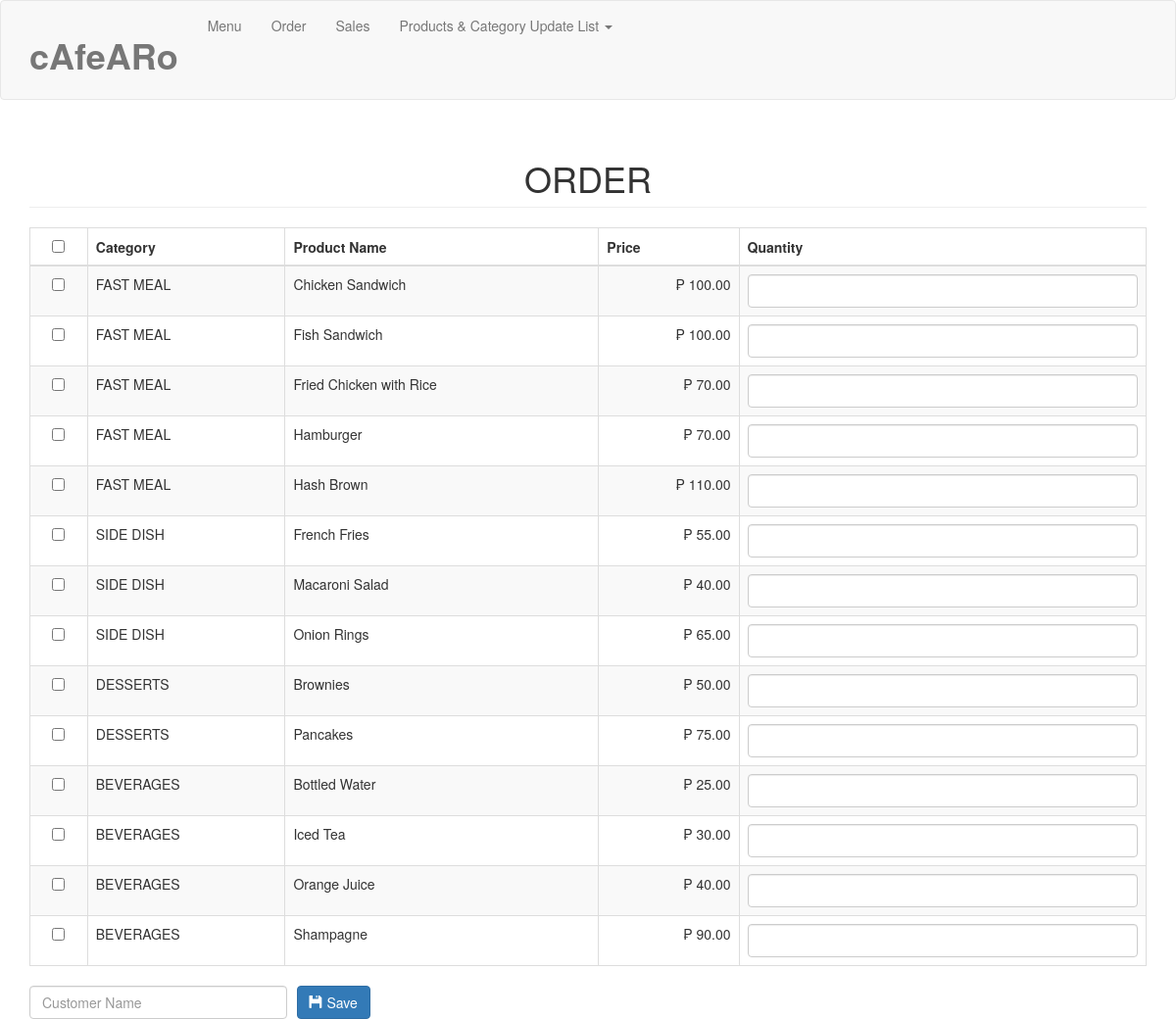
The app's page /order.php with its own data.
### tables this page shows
CREATE TABLE `product` (
  `productid` int(11) NOT NULL,
  `categoryid` int(1) NOT NULL,
  `productname` varchar(30) NOT NULL,
  `quantity` varchar(20) NOT NULL,
  `type` varchar(30) NOT NULL,
  `price` double NOT NULL,
  `photo` varchar(150) NOT NULL
);

CREATE TABLE `category` (
  `categoryid` int(11) NOT NULL,
  `catname` varchar(30) NOT NULL
);

### order.php (the view, shortened to what this page needs)
<?php include('header.php'); ?>
<body>
<?php include('navbar.php'); ?>
<div class="container">
	<h1 class="page-header text-center">ORDER</h1>
	<form method="POST" action="purchase.php">
		<table class="table table-striped table-bordered">
			<thead>
				<th class="text-center"><input type="checkbox" id="checkAll"></th>
				<th>Category</th>
				<th>Product Name</th>
				<th>Price</th>
				<th>Quantity</th>
			</thead>
			<tbody>
				<?php
					$sql="select * from product left join category on category.categoryid=product.categoryid order by product.categoryid asc, productname asc";
					$query=$conn->query($sql);
					$iterate=0;
					while($row=$query->fetch_array()){
						?>
						<tr>
							<td class="text-center"><input type="checkbox" value="<?php echo $row['productid']; ?>||<?php echo $iterate; ?>" name="productid[]" style=""></td>
							<td><?php echo $row['catname']; ?></td>
							<td><?php echo $row['productname']; ?></td>
							<td class="text-right">&#x20B1; <?php echo number_format($row['price'], 2); ?></td>
							<td><input type="text" class="form-control" name="quantity_<?php echo $iterate; ?>"></td>
						</tr>
						<?php
						$iterate++;
					}
				?>
			</tbody>
		</table>
		<div class="row">
			<div class="col-md-3">
				<input type="text" name="customer" class="form-control" placeholder="Customer Name" required>
			</div>
			<div class="col-md-2" style="margin-left:-20px;">
				<button type="submit" class="btn btn-primary"><span class="glyphicon glyphicon-floppy-disk"></span> Save</button>
			</div>
		</div>
	</form>
</div>
</body>
</html>

### records on screen
product: categoryid.catname "FAST MEAL", productname "Chicken Sandwich", price "100.00"
product: categoryid.catname "FAST MEAL", productname "Fish Sandwich", price "100.00"
product: categoryid.catname "FAST MEAL", productname "Fried Chicken with Rice", price "70.00"
product: categoryid.catname "FAST MEAL", productname "Hamburger", price "70.00"
product: categoryid.catname "FAST MEAL", productname "Hash Brown", price "110.00"
product: categoryid.catname "SIDE DISH", productname "French Fries", price "55.00"
product: categoryid.catname "SIDE DISH", productname "Macaroni Salad", price "40.00"
product: categoryid.catname "SIDE DISH", productname "Onion Rings", price "65.00"
product: categoryid.catname "DESSERTS", productname "Brownies", price "50.00"
product: categoryid.catname "DESSERTS", productname "Pancakes", price "75.00"
product: categoryid.catname "BEVERAGES", productname "Bottled Water", price "25.00"
product: categoryid.catname "BEVERAGES", productname "Iced Tea", price "30.00"
product: categoryid.catname "BEVERAGES", productname "Orange Juice", price "40.00"
product: categoryid.catname "BEVERAGES", productname "Shampagne", price "90.00"
